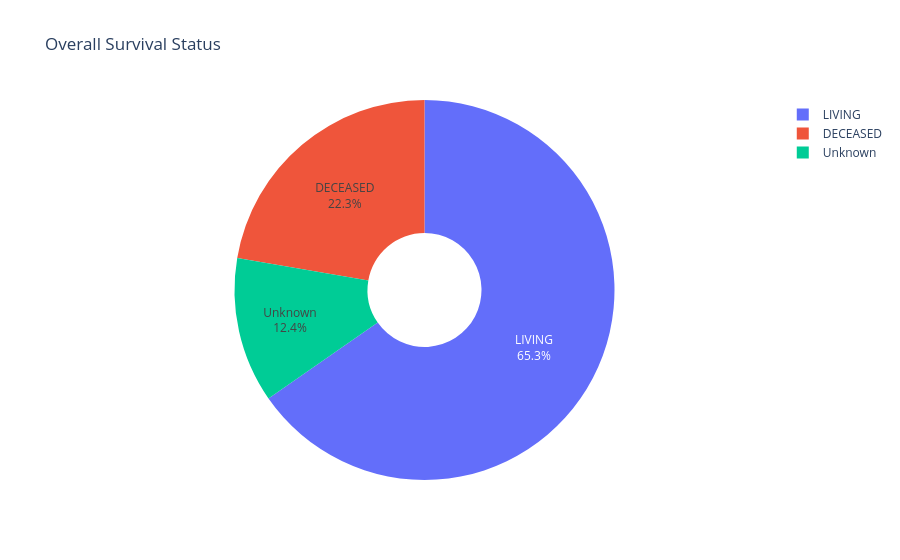

Notebook source saved alongside this figure:
### Markdown cell above
## Step 3: Patient Survival Overview

**Purpose:** Outcome overview and Kaplan-Meier survival curves.

### Code cell
# Step 3: Patient Survival Overview -- Outcome overview and Kaplan-Meier survival curves.
df = read_patients()
df = clean_os(df)
df = clean_efs(df)
os_c = df['os_label'].value_counts(dropna=False).reset_index()
os_c.columns = ['Status','Count']
os_c['Status'] = os_c['Status'].fillna('Unknown')
fig = px.pie(os_c,values='Count',names='Status',title='Overall Survival Status',hole=0.3)
fig.update_traces(textinfo='label+percent')
fig.show()

### Figure 1 — Plotly figure (JSON) as saved in the notebook; plotly's stock layout.template omitted (floating-point values rounded to 4 significant figures)
{"data": [{"domain": {"x": [0, 1], "y": [0, 1]}, "hole": 0.3, "hovertemplate": "Status=%{label}<br>Count=%{value}<extra></extra>", "labels": ["LIVING", "DECEASED", "Unknown"], "legendgroup": "", "name": "", "showlegend": true, "textinfo": "label+percent", "type": "pie", "values": [1875, 640, 355]}], "layout": {"legend": {"tracegroupgap": 0}, "title": {"text": "Overall Survival Status"}}}
